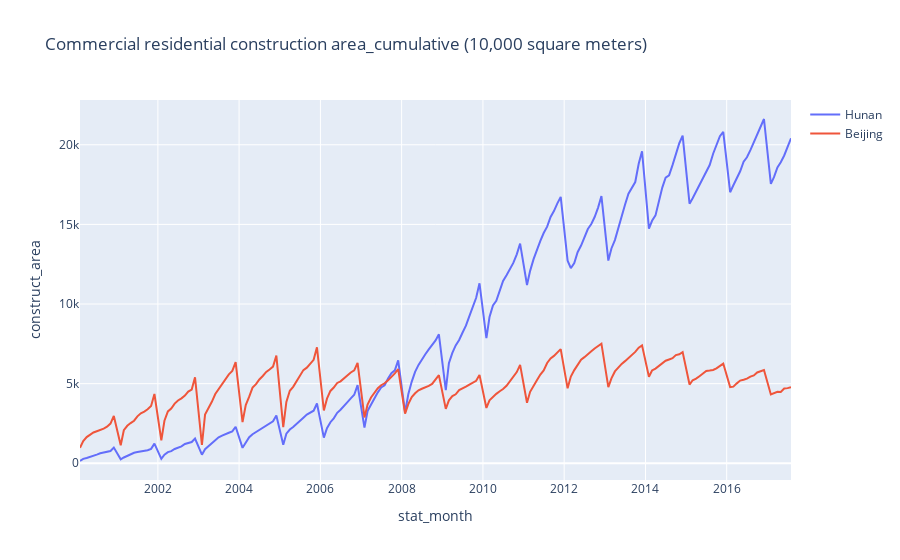

Notebook source saved alongside this figure:
### Code cell
# MAC_INDUSTRY_AREA_ESTATE_BUILD_MONTH
q = query(macro.MAC_INDUSTRY_AREA_ESTATE_BUILD_MONTH)
df_area_build = macro.run_query(q)
df_area_build=df_area_build.sort_values(by="stat_month")

# comparing Beijing and Hunan
df_area_build_Hunan=df_area_build.loc[df_area_build.area_name=='湖南省']
df_area_build_Beijing=df_area_build.loc[df_area_build.area_name=='北京市']

# merge Beijing and Hunan
df_area_compare=pd.merge(df_area_build_Hunan[['stat_month','resident_construct_area']],
                         df_area_build_Beijing[['stat_month','resident_construct_area']],on='stat_month')

# Modify the column, Commercial residential construction area_cumulative value (10,000 square meters)
df_area_compare.columns = ['stat_month','resident_construct_area_Hunan','resident_construct_area_Beijing']

#I'm using lines as the mode in go.scatter: this gives me a line chart
fig_HB = go.Figure() 
fig_HB.add_trace(go.Scatter(x=df_area_compare['stat_month'], y=df_area_compare["resident_construct_area_Hunan"],
                    mode='lines',
                    name='Hunan'))

fig_HB.add_trace(go.Scatter(x=df_area_compare['stat_month'], y=df_area_compare["resident_construct_area_Beijing"],
                    mode='lines',
                    name='Beijing'))
fig_HB.update_layout(title = 'Commercial residential construction area_cumulative (10,000 square meters)', 
                     xaxis_title = 'stat_month', yaxis_title = 'construct_area')

fig_HB.show()

### Figure 1 — Plotly figure (JSON) as saved in the notebook; plotly's stock layout.template omitted (floating-point values rounded to 4 significant figures; data arrays with more than 128 entries replaced by an {"elided": "..."} marker saying what was removed)
{"data": [{"mode": "lines", "name": "Hunan", "type": "scatter", "x": {"elided": "194 str values"}, "y": {"elided": "194 float values"}}, {"mode": "lines", "name": "Beijing", "type": "scatter", "x": {"elided": "194 str values"}, "y": {"elided": "194 float values"}}], "layout": {"autosize": true, "title": {"text": "Commercial residential construction area_cumulative (10,000 square meters)"}, "xaxis": {"autorange": true, "range": ["2000-02-01", "2017-08-01"], "title": {"text": "stat_month"}, "type": "date"}, "yaxis": {"autorange": true, "range": [-1049.0, 22810.0], "title": {"text": "construct_area"}, "type": "linear"}}}
